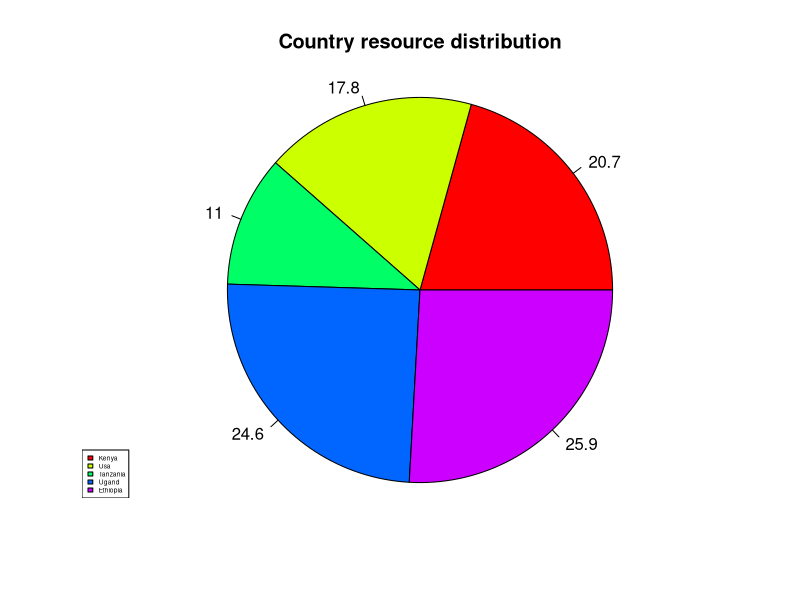
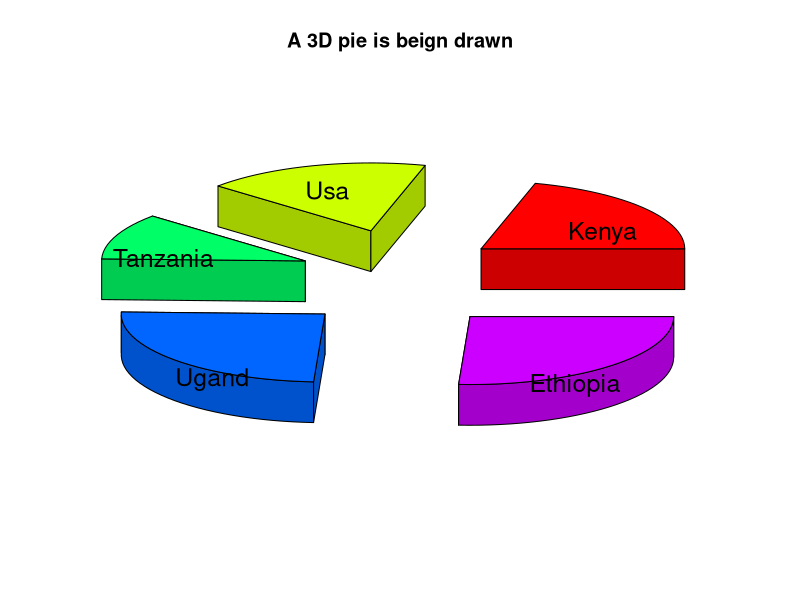
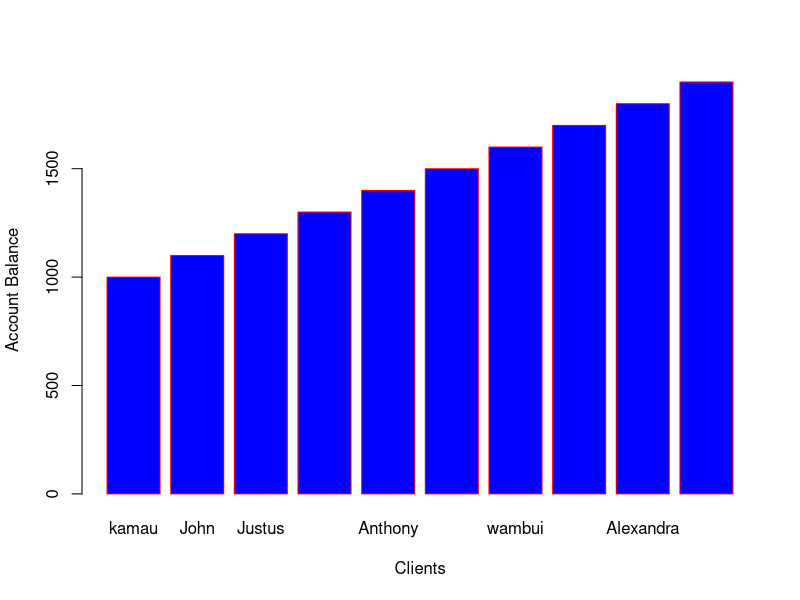

R code for these plots, in order:
m <- c(64, 55, 34, 76, 80)
lab <- c("Kenya", "Usa", "Tanzania", "Ugand", "Ethiopia")
percent <- round((100 * m/sum(m)), 1)
pie(m, labels = percent, radius = 1,main = "Country resource distribution", col = rainbow(length(m)))
legend("bottomleft", c("Kenya", "Usa", "Tanzania", "Ugand", "Ethiopia"), cex = 0.4, fill = rainbow(length(m)))

library(plotrix)
pie3D(m, labels = lab, explode = 0.5,main = "A 3D pie is beign drawn")

Clients = c("kamau", "John", "Justus", "Kenney", "Anthony", "Kelvin", "wambui", "johnson", "Alexandra", "Moses")
balance = seq(1000, 1900, 100)
balance
mdata = data.frame(Clients, balance)
barplot(balance, names.arg = Clients, xlab = "Clients", ylab = "Account Balance", col = "blue", border = "red")